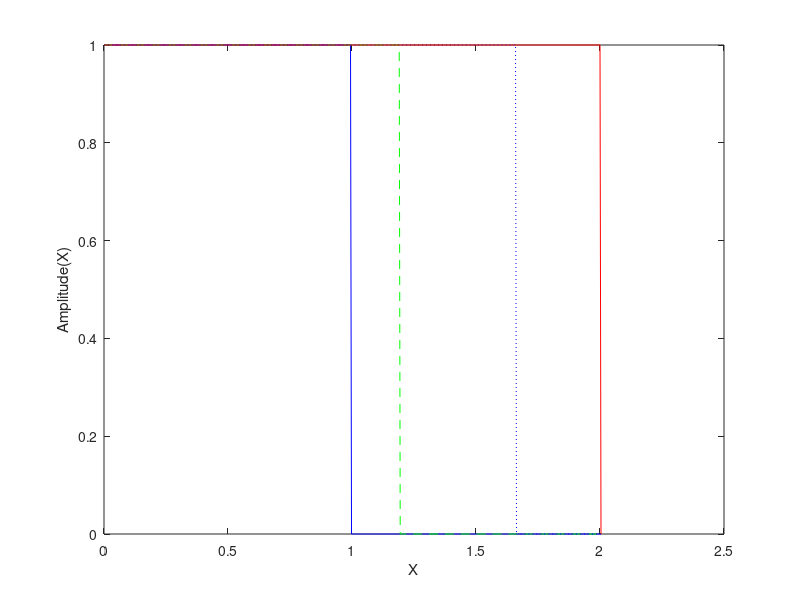

This figure's MATLAB source:
clear;
nx=500; % no. of points, try changing this no. from 41 to 81
nt=500;  % no. of timesteps
dt =0.025; %amount of time each time step covers
c=1;
sigma = 1
dx = 2/(nx-1);

%dt = sigma * dx  %For using CFL number for better accuaracy

%Establishing initial conditions

Nfront = round(nx/2);  %wave front, intermediate point from which u=0

for i = 1:(nx+1)
    if i<Nfront
        u(i,1)=1.;    
    else
        u(i,1)=0.;
    end
    x(i) = (i-1)*dx; % define vector x, for space discretization
end

% Boundary Conditions,value the 'u' function takes at the boundaries at any
% time

for k = 1:(nt+1)
    u(1,k)=1.;
    u(nx+1,k)=0.;
    t(k)=(k-1)*dt; %define vector t, for time discretization   
end

%Applying the Lax-Method

for k = 1:nt  %time loop
    for i = 2:nx %space loop
        u(i,k+1) = 0.5*(u(i+1,k) + u(i-1,k)) - (sigma/2)*(u(i+1,k)- u(i-1,k));
    end
end

%PLotting the wave at different time steps
plot(x,u(:,1),'-b',x,u(:,round(nt/10)),'--g',x,u(:,round(nt/3)),':b',x,u(:,nt),'-r')
xlabel('X')
ylabel('Amplitude(X)')

%blue line is the initial timestep
%green and dotted blue lines are the further timesteps
%red is the final time step

%NOTE: The solution blows up for sigma>1, hence the Lax-Friedrich's Scheme
%is stable for only sigma<=1

